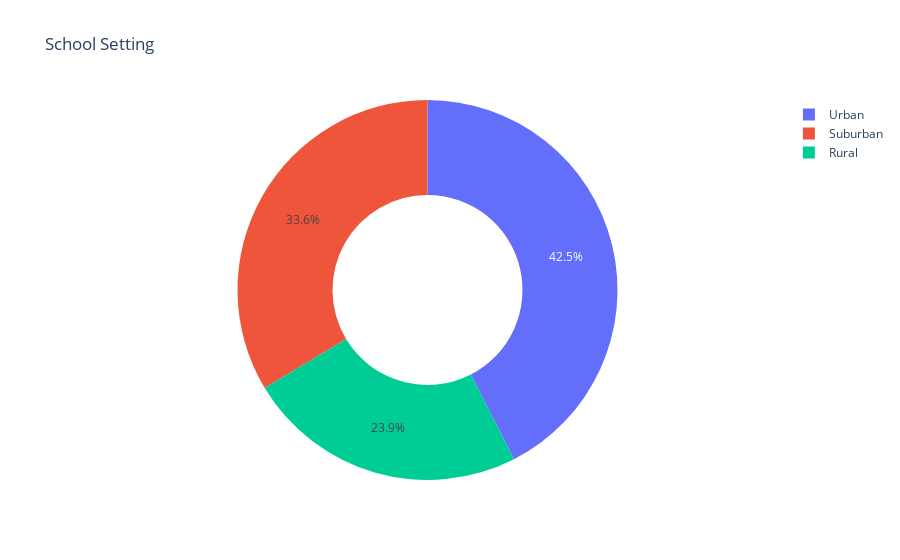

The notebook cell this image was saved under:
### Code cell
fig = make_subplots(rows=1,cols=2,specs=[[{'type':'domain'},{'type':'domain'}]])
fig.add_trace(go.Pie(labels=df['school_setting'].value_counts().keys(),values=df['school_setting'].value_counts(), name="School Setting"))
fig.update_traces(hole=.5, hoverinfo="label+percent+name")
fig.update_layout(
title_text="School Setting")
fig.show()

### Figure 1 — Plotly figure (JSON) as saved in the notebook; plotly's stock layout.template omitted (floating-point values rounded to 4 significant figures)
{"data": [{"hole": 0.5, "hoverinfo": "label+percent+name", "labels": ["Urban", "Suburban", "Rural"], "name": "School Setting", "type": "pie", "values": [906, 717, 510]}], "layout": {"title": {"text": "School Setting"}}}
